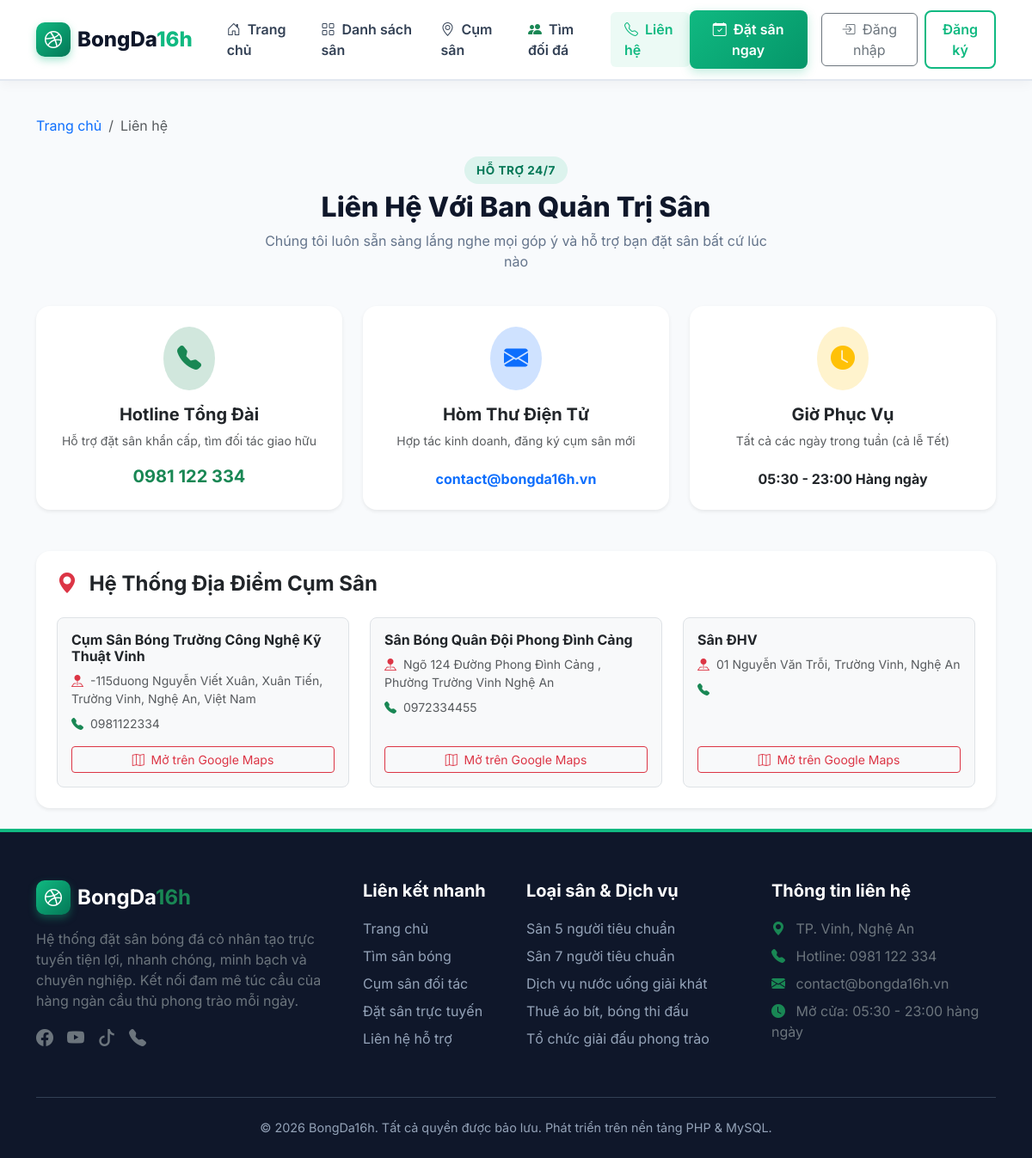
Screenshot of /pages/lien-he.php with the database file from the repository.
### tables this page shows
CREATE TABLE IF NOT EXISTS `cum_san` (
  `id` int(11) NOT NULL AUTO_INCREMENT,
  `ten_cum_san` varchar(150) NOT NULL,
  `dia_chi` varchar(255) NOT NULL,
  `kinh_do` decimal(10,8) DEFAULT NULL,
  `vi_do` decimal(10,8) DEFAULT NULL,
  `link_google_map` text DEFAULT NULL,
  `gio_mo_cua` time NOT NULL,
  `gio_dong_cua` time NOT NULL,
  `so_dien_thoai_lien_he` varchar(15) DEFAULT NULL,
  `hinh_anh_dai_dien` varchar(255) DEFAULT NULL,
  PRIMARY KEY (`id`)
);

### includes/functions.php (called while the page is built, shortened)
<?php
function e($str) {
    return htmlspecialchars((string)$str, ENT_QUOTES, 'UTF-8');
}
function getGoogleMapUrl($cumSan) {
    if (!empty($cumSan['link_google_map']) && filter_var($cumSan['link_google_map'], FILTER_VALIDATE_URL)) {
        return $cumSan['link_google_map'];
    }
    $query = (!empty($cumSan['ten_cum_san']) ? $cumSan['ten_cum_san'] . ', ' : '') . ($cumSan['dia_chi'] ?? '');
    return 'https://www.google.com/maps/search/?api=1&query=' . urlencode($query);
}

### pages/lien-he.php (the view, shortened to what this page needs)
<?php
require_once __DIR__ . '/../includes/functions.php';
$pdo = getDBConnection();
$cumSanList = $pdo->query("SELECT * FROM cum_san ORDER BY id ASC")->fetchAll();
require_once __DIR__ . '/../includes/header.php';
?>
<div class="container py-4">
    <nav aria-label="breadcrumb" class="mb-4">
        <ol class="breadcrumb">
            <li class="breadcrumb-item"><a href="<?php echo BASE_URL; ?>/index.php" class="text-decoration-none">Trang chủ</a></li>
            <li class="breadcrumb-item active" aria-current="page">Liên hệ</li>
        </ol>
    </nav>
    <div class="section-header">
        <span class="section-badge">Hỗ trợ 24/7</span>
        <h2 class="section-title">Liên Hệ Với Ban Quản Trị Sân</h2>
        <p class="section-desc">Chúng tôi luôn sẵn sàng lắng nghe mọi góp ý và hỗ trợ bạn đặt sân bất cứ lúc nào</p>
    </div>
    <div class="row g-4 mb-5">
        <div class="col-lg-4 col-md-6">
            <div class="card border-0 shadow-sm rounded-4 p-4 text-center h-100">
                <div class="rounded-circle bg-success-subtle text-success d-inline-flex p-3 fs-3 mx-auto mb-3">
                    <i class="bi bi-telephone-fill"></i>
                </div>
                <h5 class="fw-bold">Hotline Tổng Đài</h5>
                <p class="text-muted small">Hỗ trợ đặt sân khẩn cấp, tìm đối tác giao hữu</p>
                <div class="fs-5 fw-bold text-success mt-auto">0981 122 334</div>
            </div>
        </div>
        <div class="col-lg-4 col-md-6">
            <div class="card border-0 shadow-sm rounded-4 p-4 text-center h-100">
                <div class="rounded-circle bg-primary-subtle text-primary d-inline-flex p-3 fs-3 mx-auto mb-3">
                    <i class="bi bi-envelope-fill"></i>
                </div>
                <h5 class="fw-bold">Hòm Thư Điện Tử</h5>
                <p class="text-muted small">Hợp tác kinh doanh, đăng ký cụm sân mới</p>
                <div class="fs-6 fw-bold text-primary mt-auto">contact@bongda16h.vn</div>
            </div>
        </div>
        <div class="col-lg-4 col-md-6">
            <div class="card border-0 shadow-sm rounded-4 p-4 text-center h-100">
                <div class="rounded-circle bg-warning-subtle text-warning d-inline-flex p-3 fs-3 mx-auto mb-3">
                    <i class="bi bi-clock-fill"></i>
                </div>
                <h5 class="fw-bold">Giờ Phục Vụ</h5>
                <p class="text-muted small">Tất cả các ngày trong tuần (cả lễ Tết)</p>
                <div class="fs-6 fw-bold text-navy mt-auto">05:30 - 23:00 Hàng ngày</div>
            </div>
        </div>
    </div>
    <div class="card border-0 shadow-sm rounded-4 p-4">
        <h4 class="fw-bold text-navy mb-4"><i class="bi bi-geo-alt-fill text-danger me-2"></i> Hệ Thống Địa Điểm Cụm Sân</h4>
        <div class="row g-4">
            <?php foreach ($cumSanList as $cum):
                $mapUrl = getGoogleMapUrl($cum);
            ?>
                <div class="col-md-4">
                    <div class="p-3 border rounded-3 bg-light h-100 d-flex flex-column">
                        <h6 class="fw-bold text-navy mb-2"><?php echo e($cum['ten_cum_san']); ?></h6>
                        <p class="small text-muted mb-2"><i class="bi bi-pin-map-fill text-danger me-1"></i> <?php echo e($cum['dia_chi']); ?></p>
                        <p class="small text-muted mb-3"><i class="bi bi-telephone-fill text-success me-1"></i> <?php echo e($cum['so_dien_thoai_lien_he'] ?? 'Đang cập nhật'); ?></p>
                        <div class="mt-auto">
                            <a href="<?php echo e($mapUrl); ?>" target="_blank" class="btn btn-outline-danger btn-sm w-100">
                                <i class="bi bi-map me-1"></i> Mở trên Google Maps
                            </a>
                        </div>
                    </div>
                </div>
            <?php endforeach; ?>
        </div>
    </div>
</div>
<?php require_once __DIR__ . '/../includes/footer.php'; ?>

### assets/css/style.css (style rules this page uses)
:root { --primary-color: #10b981; --primary-hover: #059669; --primary-dark: #047857; --pitch-green: #15803d; --pitch-dark: #0f5132; --navy-dark: #0f172a; --navy-blue: #1e293b; --navy-light: #334155; --accent-gold: #f59e0b; --bg-light: #f8fafc; --card-border: #e2e8f0; --text-main: #1e293b; --text-muted: #64748b; }
body { font-family: 'Inter', -apple-system, BlinkMacSystemFont, "Segoe UI", Roboto, "Helvetica Neue", Arial, sans-serif; background-color: var(--bg-light); color: var(--text-main); min-height: 100vh; display: flex; flex-direction: column; }
.section-header { text-align: center; margin-bottom: 2.5rem; }
.section-badge { display: inline-block; padding: 0.35rem 0.9rem; background: rgba(16, 185, 129, 0.12); color: var(--primary-dark); font-weight: 700; border-radius: 20px; font-size: 0.85rem; text-transform: uppercase; letter-spacing: 0.5px; margin-bottom: 0.5rem; }
.section-title { font-size: 2rem; font-weight: 800; color: var(--navy-dark); }
.section-desc { color: var(--text-muted); max-width: 600px; margin: 0.5rem auto 0; }

### rows the page displays
cum_san: ten_cum_san "Cụm Sân Bóng Trường Công Nghệ Kỹ Thuật Vinh", dia_chi "-115duong Nguyễn Viết Xuân, Xuân Tiến, Trường Vinh, Nghệ An, Việt Nam", so_dien_thoai_lien_he "0981122334"
cum_san: ten_cum_san "Sân Bóng Quân Đội Phong Đình Cảng", dia_chi "Ngõ 124 Đường Phong Đình Cảng , Phường Trường Vinh Nghệ An", so_dien_thoai_lien_he "0972334455"
cum_san: ten_cum_san "Sân ĐHV", dia_chi "01 Nguyễn Văn Trỗi, Trường Vinh, Nghệ An"
